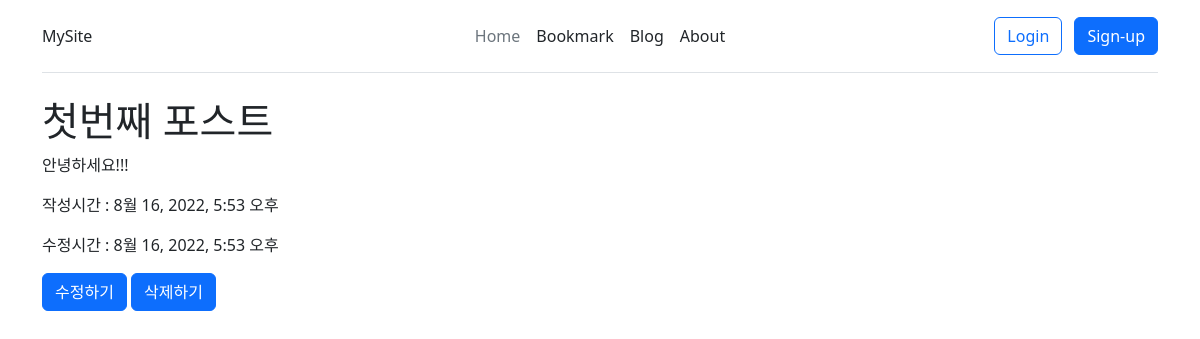
Before: /blog/1/ with the older database file.
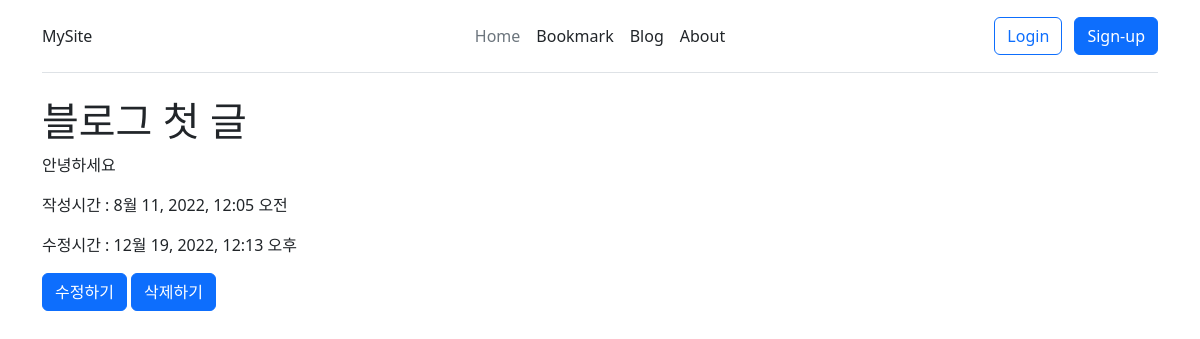
After: the same page with the newer database file.
### blogapp/models.py (models this page shows)
class Post(models.Model):
    title = models.CharField(verbose_name='글 제목', max_length=30)
    context = models.TextField(verbose_name='글 내용')
    created_at = models.DateTimeField(verbose_name='작성시간', auto_now_add=True)
    updated_at = models.DateTimeField(verbose_name='수정시간', auto_now=True)

### blogapp/views.py (the view)
# urls.py: path('<int:pk>/',views.PostDetailView.as_view(), name='detail'),
class PostDetailView(DetailView):
    model = Post
    context_object_name = 'post'

### templates/blogapp/post_detail.html
{% extends 'base.html' %}
{% block content %}
<div class="container">
    <div class="row">
        <div class="col">
            <div class="row">
                <h1>{{ post.title }}</h1>
                <div class="col">
                    <p>{{post.context}}</p>
                <div>
                    <p>작성시간 : {{post.created_at}}</p>
                    <p>수정시간 : {{post.updated_at}}</p>
                </div>
                <a href={% url 'blogapp:update' post.id %} class="btn btn-primary">수정하기</a>
                <a href={% url 'blogapp:delete' post.id %} class="btn btn-primary">삭제하기</a>
            </div>
{% endblock %}

Changed rows visible on the page:
changed Post: title "첫번째 포스트" → "블로그 첫 글"; context "안녕하세요!!!" → "안녕하세요"; created_at "8월 16, 2022, 5:53 오후" → "8월 11, 2022, 12:05 오전"; updated_at "8월 16, 2022, 5:53 오후" → "12월 19, 2022, 12:13 오후"
